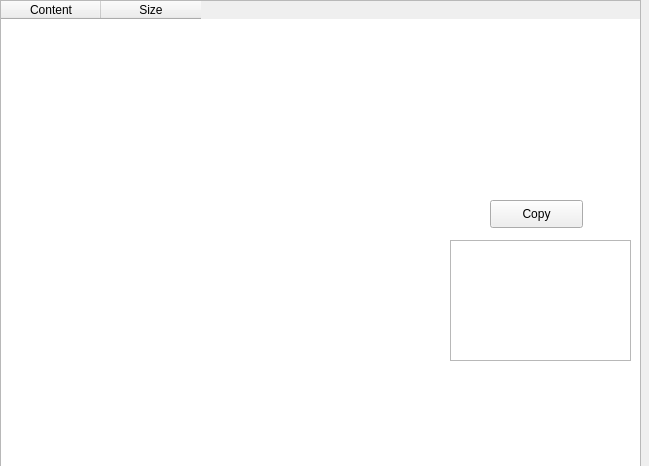
<?xml version="1.0" encoding="UTF-8"?>
<ui version="4.0">
 <class>DataDirectoryWindow</class>
 <widget class="QMainWindow" name="DataDirectoryWindow">
  <property name="geometry">
   <rect>
    <x>0</x>
    <y>0</y>
    <width>649</width>
    <height>466</height>
   </rect>
  </property>
  <property name="windowTitle">
   <string>DATA_DIRECTRY</string>
  </property>
  <widget class="QWidget" name="centralwidget">
   <widget class="QTableWidget" name="tableWidget">
    <property name="geometry">
     <rect>
      <x>0</x>
      <y>0</y>
      <width>641</width>
      <height>471</height>
     </rect>
    </property>
    <column>
     <property name="text">
      <string>Content</string>
     </property>
    </column>
    <column>
     <property name="text">
      <string>Size</string>
     </property>
    </column>
   </widget>
   <widget class="QPushButton" name="CopyButton">
    <property name="geometry">
     <rect>
      <x>490</x>
      <y>200</y>
      <width>93</width>
      <height>28</height>
     </rect>
    </property>
    <property name="text">
     <string>Copy</string>
    </property>
   </widget>
   <widget class="QTextBrowser" name="textBrowser">
    <property name="geometry">
     <rect>
      <x>450</x>
      <y>240</y>
      <width>181</width>
      <height>121</height>
     </rect>
    </property>
   </widget>
  </widget>
 </widget>
 <resources/>
 <connections/>
</ui>
